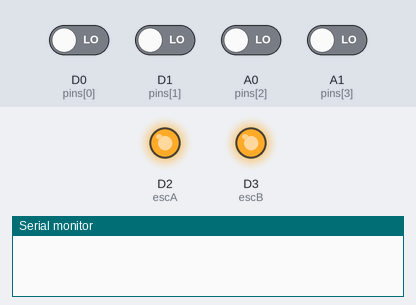
The sketch below on a simulated Arduino Zero (SAMD21). On the bench: output pins drawn as LEDs (lit = HIGH), the last lines printed to the serial monitor. Inputs (shaded band) come from the test bench; at power-on: A0 (pins[2]), A1 (pins[3]), D0 (pins[0]), D1 (pins[1]) LOW.

Above: at 0.1 s.
At 5.1 s:
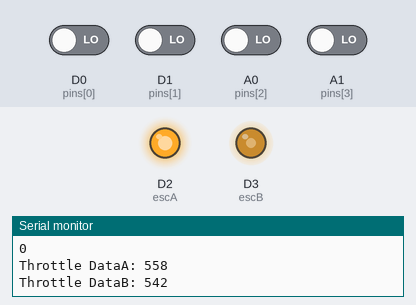
Timing chart, 0 to 6.6 s (numbered marks = the images above):
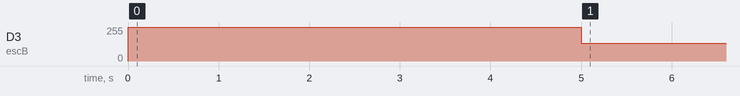

Measured:
- by itself, D3 (escB): 255/255 → 135/255 at 5.0 s

The sketch:

ESC_Test_10bit.ino
```cpp
#define CHANNELS 5


int num_channels = 4;                     //BUG DETECTED: when not all channels are plugged in, pulse in causes large delays in loop
int pins[CHANNELS] = {0, 1, 14, 15, 12};  // Check what pin to use
byte escA = 2; // change this
byte escB = 3; //change this
int throttle = 55;
int throttle_step = 0;
int rot = 0;
int yaw_scale = 64; //128;

int throttleA, throttleB =0;

void setup() {
  int temp = 0;
  int duration = 0;
  int channel = 0;

  Serial.begin(9600);
  pinMode(pins[0], INPUT); // PWM input pin
  pinMode(pins[1], INPUT); // PWM input pin
  pinMode(pins[2], INPUT); // PWM input pin
  pinMode(pins[3], INPUT); // PWM input pin

  pinMode(escA, OUTPUT);
  pinMode(escB, OUTPUT);
  analogWriteFrequency(escA, 16000);     //set pin 0 frequency to 16kHz
  analogWriteFrequency(escB, 16000);     //set pin 1 frequency to 16kHz
  analogWriteResolution(10);
  analogWrite(escA, 1024);
  analogWrite(escB, 1024);
  delay(1000);
}

void loop() {
  int duration; // Duration of the pulse
  throttle = 130;
  int channel_data[num_channels];
  int temp;

  for(int i = 1; i < num_channels+1; i++){
      duration = pulseIn(pins[i-1], HIGH);
//      Serial.print((String)" Channel " + i + ": ");
       temp = duration - 990;

      if(temp < 0){
         temp = 0;
      }
      else if(temp > 1024){
        temp = 1024;
      }
      channel_data[i-1] = temp;
      Serial.println(channel_data[i-1]);
    }

    rot = (channel_data[3] - 512)/yaw_scale;

    throttleA = map(channel_data[0], 0, 1024, 550, 1000) - rot;
    throttleB = map(channel_data[0], 0, 1024, 550, 1000) + rot;

    Serial.println((String)"Throttle DataA: " + throttleA);
    Serial.println((String)"Throttle DataB: " + throttleB);

    //data = 170;
    analogWrite(escA,throttleA);
    analogWrite(escB,throttleB);
}
```
